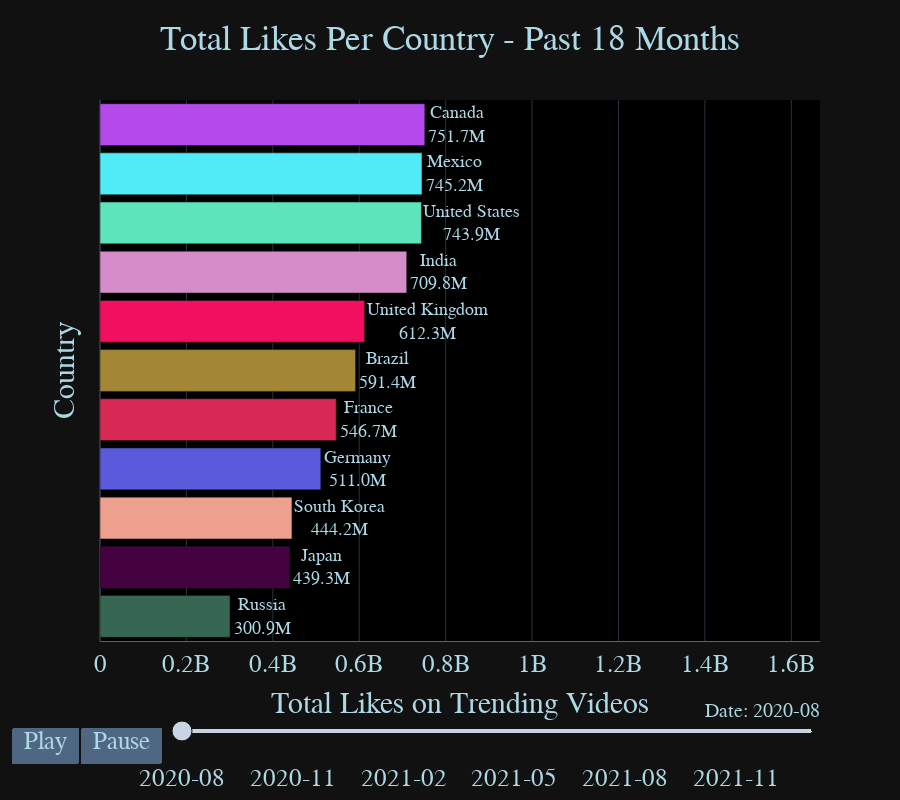

The notebook cell this image was saved under:
### Code cell
my_raceplot = racer(video_country, item_column= 'country', value_column='likes', time_column='trending_month')
my_raceplot.plot(title='Total Likes Per Country - Past 18 Months',
                 item_label = 'Country',
                 value_label = 'Total Likes on Trending Videos',
                 frame_duration = 1200,
                 date_format = '%B, %Y')

### Figure 1 — Plotly figure (JSON) as saved in the notebook; plotly's stock layout.template omitted (floating-point values rounded to 4 significant figures)
{"data": [{"cliponaxis": false, "hoverinfo": "all", "marker": {"color": ["rgb(55, 103, 82)", "rgb(68, 3, 64)", "rgb(237, 160, 141)", "rgb(89, 90, 220)", "rgb(215, 41, 83)", "rgb(163, 135, 54)", "rgb(241, 16, 96)", "rgb(212, 141, 200)", "rgb(94, 228, 186)", "rgb(81, 235, 247)", "rgb(180, 74, 235)"]}, "orientation": "h", "textangle": 0, "textposition": "outside", "texttemplate": "%{y}<br>%{x:.4s}", "type": "bar", "x": [300926958, 439308959, 444198840, 511029497, 546657711, 591428649, 612304449, 709846571, 743922022, 745156810, 751734549], "y": ["Russia", "Japan", "South Korea", "Germany", "France", "Brazil", "United Kingdom", "India", "United States", "Mexico", "Canada"]}], "layout": {"bargap": 0.15, "font": {"color": "lightblue", "family": "Courier New Bold", "size": 25}, "height": 800, "plot_bgcolor": "black", "sliders": [{"active": 0, "currentvalue": {"font": {"size": 20}, "prefix": "Date: ", "visible": true, "xanchor": "right"}, "len": 0.9, "pad": {"b": 10, "t": 50}, "steps": [{"args": [["2020-08"], {"frame": {"duration": 1200, "redraw": false}, "mode": "immediate", "transition": {"duration": 1200}}], "label": "2020-08", "method": "animate"}, {"args": [["2020-09"], {"frame": {"duration": 1200, "redraw": false}, "mode": "immediate", "transition": {"duration": 1200}}], "label": "2020-09", "method": "animate"}, {"args": [["2020-10"], {"frame": {"duration": 1200, "redraw": false}, "mode": "immediate", "transition": {"duration": 1200}}], "label": "2020-10", "method": "animate"}, {"args": [["2020-11"], {"frame": {"duration": 1200, "redraw": false}, "mode": "immediate", "transition": {"duration": 1200}}], "label": "2020-11", "method": "animate"}, {"args": [["2020-12"], {"frame": {"duration": 1200, "redraw": false}, "mode": "immediate", "transition": {"duration": 1200}}], "label": "2020-12", "method": "animate"}, {"args": [["2021-01"], {"frame": {"duration": 1200, "redraw": false}, "mode": "immediate", "transition": {"duration": 1200}}], "label": "2021-01", "method": "animate"}, {"args": [["2021-02"], {"frame": {"duration": 1200, "redraw": false}, "mode": "immediate", "transition": {"duration": 1200}}], "label": "2021-02", "method": "animate"}, {"args": [["2021-03"], {"frame": {"duration": 1200, "redraw": false}, "mode": "immediate", "transition": {"duration": 1200}}], "label": "2021-03", "method": "animate"}, {"args": [["2021-04"], {"frame": {"duration": 1200, "redraw": false}, "mode": "immediate", "transition": {"duration": 1200}}], "label": "2021-04", "method": "animate"}, {"args": [["2021-05"], {"frame": {"duration": 1200, "redraw": false}, "mode": "immediate", "transition": {"duration": 1200}}], "label": "2021-05", "method": "animate"}, {"args": [["2021-06"], {"frame": {"duration": 1200, "redraw": false}, "mode": "immediate", "transition": {"duration": 1200}}], "label": "2021-06", "method": "animate"}, {"args": [["2021-07"], {"frame": {"duration": 1200, "redraw": false}, "mode": "immediate", "transition": {"duration": 1200}}], "label": "2021-07", "method": "animate"}, {"args": [["2021-08"], {"frame": {"duration": 1200, "redraw": false}, "mode": "immediate", "transition": {"duration": 1200}}], "label": "2021-08", "method": "animate"}, {"args": [["2021-09"], {"frame": {"duration": 1200, "redraw": false}, "mode": "immediate", "transition": {"duration": 1200}}], "label": "2021-09", "method": "animate"}, {"args": [["2021-10"], {"frame": {"duration": 1200, "redraw": false}, "mode": "immediate", "transition": {"duration": 1200}}], "label": "2021-10", "method": "animate"}, {"args": [["2021-11"], {"frame": {"duration": 1200, "redraw": false}, "mode": "immediate", "transition": {"duration": 1200}}], "label": "2021-11", "method": "animate"}, {"args": [["2021-12"], {"frame": {"duration": 1200, "redraw": false}, "mode": "immediate", "transition": {"duration": 1200}}], "label": "2021-12", "method": "animate"}, {"args": [["2022-01"], {"frame": {"duration": 1200, "redraw": false}, "mode": "immediate", "transition": {"duration": 1200}}], "label": "2022-01", "method": "animate"}], "transition": {"duration": 300, "easing": "cubic-in-out"}, "x": 0.1, "xanchor": "left", "y": 0, "yanchor": "top"}], "title": {"font": {"color": "lightblue", "family": "Courier New Bold", "size": 35}, "text": "Total Likes Per Country - Past 18 Months", "x": 0.5}, "updatemenus": [{"buttons": [{"args": [null, {"frame": {"duration": 1200, "redraw": false}, "fromcurrent": true, "transition": {"duration": 1200, "easing": "quadratic-in-out"}}], "label": "Play", "method": "animate"}, {"args": [[null], {"frame": {"duration": 0, "redraw": false}, "mode": "immediate", "transition": {"duration": 0}}], "label": "Pause", "method": "animate"}], "direction": "left", "pad": {"r": 10, "t": 87}, "showactive": false, "type": "buttons", "x": 0.1, "xanchor": "right", "y": 0, "yanchor": "top"}], "xaxis": {"range": [0, 1666372730], "showline": true, "showticklabels": true, "title": {"text": "Total Likes on Trending Videos"}, "visible": true}, "yaxis": {"showline": false, "showticklabels": false, "title": {"text": "Country"}, "visible": true}}}
